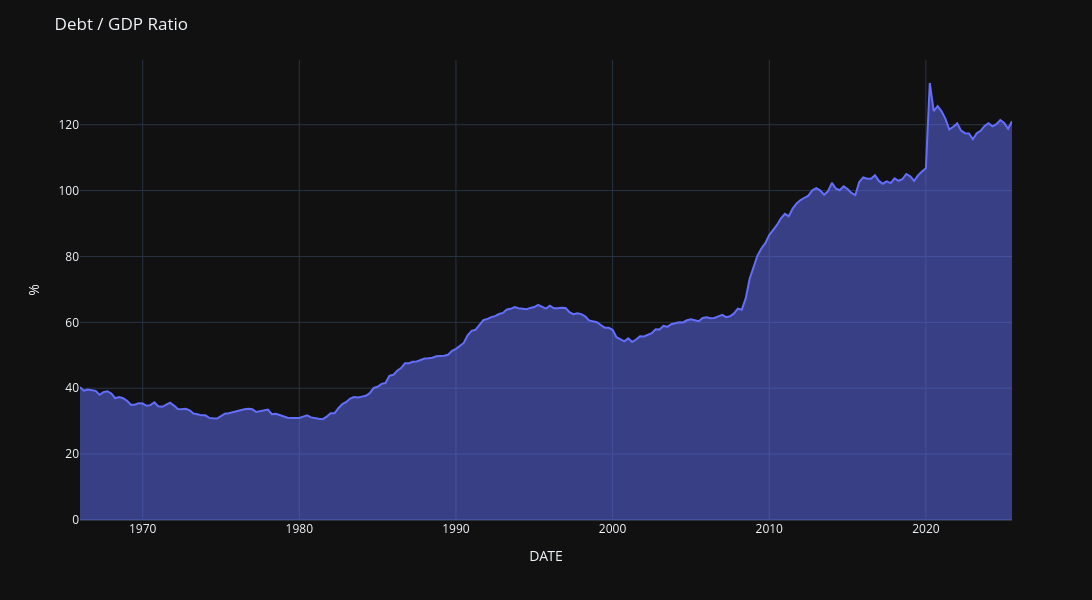

Notebook source saved alongside this figure:
### Markdown cell above
- **Plot**

### Code cell
fig = px.area(
    df,
    x=df.index,
    y="Debt / GDP Ratio",
)

fig.update_layout(
    title=dict(text='Debt / GDP Ratio'),
    width=1500,
    height=600,
    yaxis=dict(title="%"),
    hovermode="x unified",
    template="plotly_dark"
)

fig.show()

### Figure 1 — Plotly figure (JSON) as saved in the notebook; plotly's stock layout.template omitted (floating-point values rounded to 4 significant figures; data arrays with more than 128 entries replaced by an {"elided": "..."} marker saying what was removed)
{"data": [{"fillpattern": {"shape": ""}, "hovertemplate": "DATE=%{x}<br>Debt / GDP Ratio=%{y}<extra></extra>", "legendgroup": "", "line": {"color": "#636efa"}, "marker": {"symbol": "circle"}, "mode": "lines", "name": "", "orientation": "v", "showlegend": false, "stackgroup": "1", "type": "scatter", "x": {"elided": "239 str values"}, "xaxis": "x", "y": {"elided": "239 float values"}, "yaxis": "y"}], "layout": {"height": 600, "hovermode": "x unified", "legend": {"tracegroupgap": 0}, "margin": {"t": 60}, "title": {"text": "Debt / GDP Ratio"}, "width": 1500, "xaxis": {"anchor": "y", "domain": [0, 1], "title": {"text": "DATE"}}, "yaxis": {"anchor": "x", "domain": [0, 1], "title": {"text": "%"}}}}
